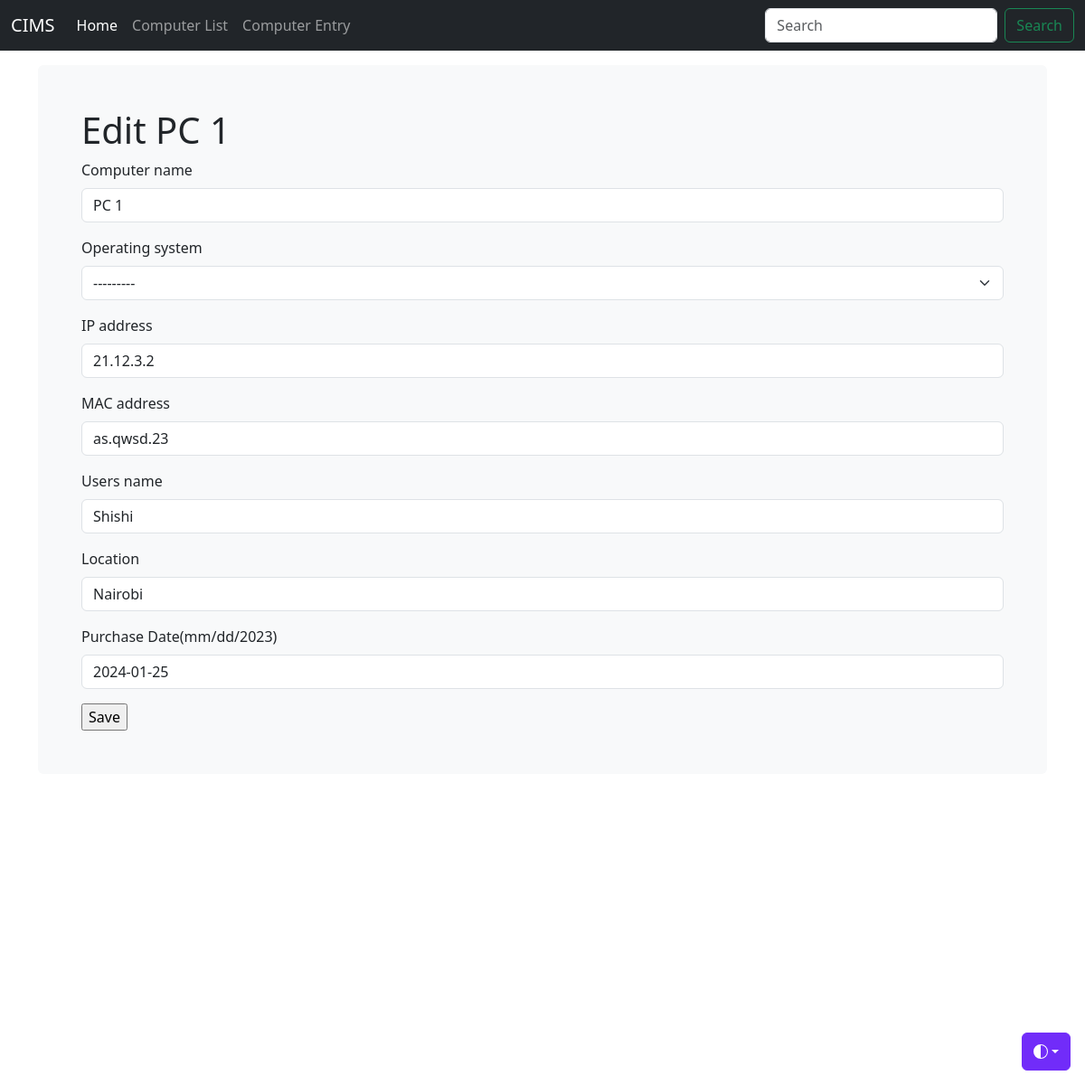
Before: /computer_list/1/ with the older database file.
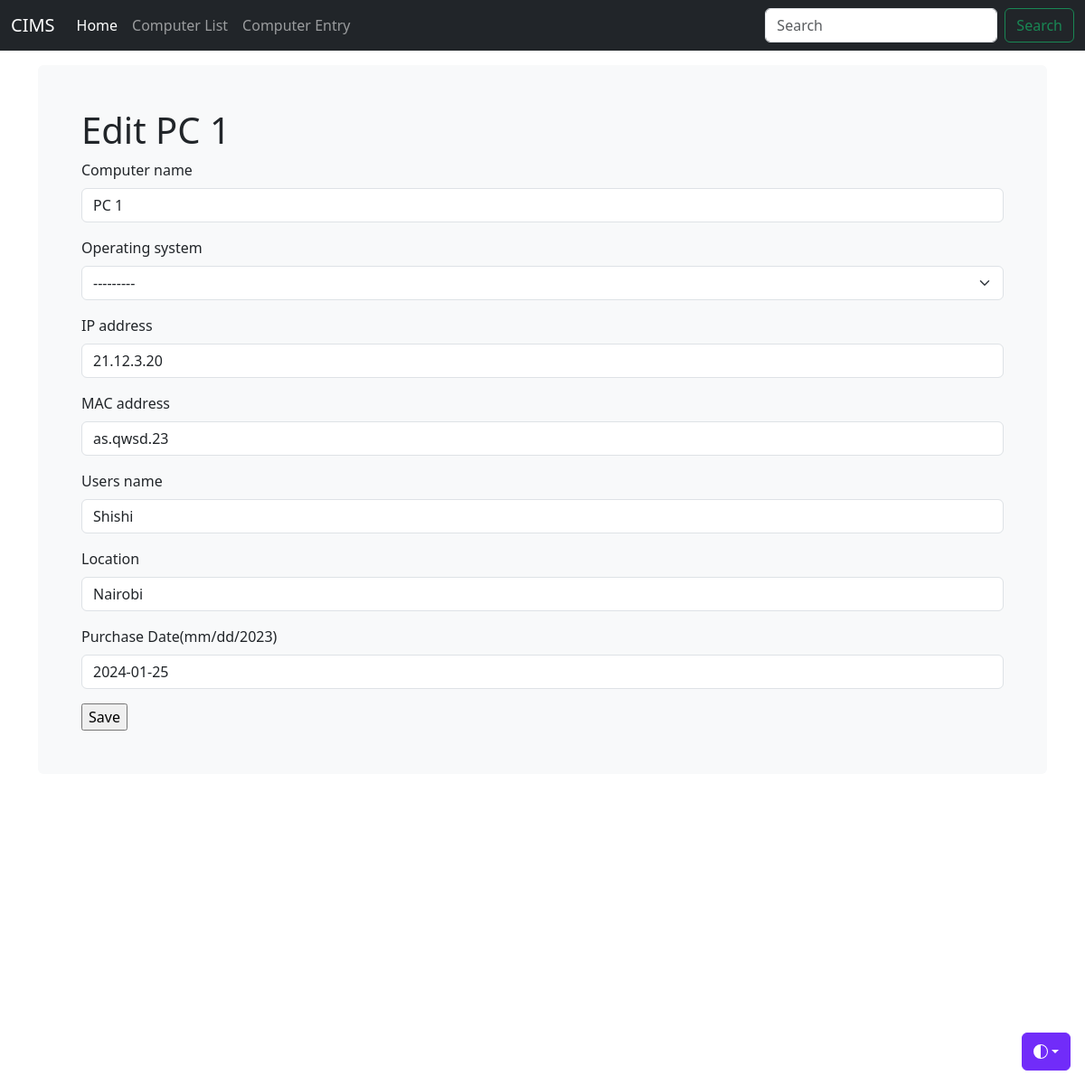
After: the same page with the newer database file.
### inventoryapp/models.py (models this page shows)
class Computer(models.Model):
    computer_name = models.CharField(max_length=30, blank=True)
    IP_address = models.CharField(max_length=30, blank=True)
    MAC_address = models.CharField(max_length=30, blank=True)
    os_choice = (
            ('Windows 11', 'Windows 11'),
            ('Windows 10', 'Windows 10'),
            ('Windows 8', 'Windows 8'),
            ('Linux', 'Linux'),
        )
    operating_system = models.CharField(max_length=30, blank=True, null=True, choices=os_choice)
    users_name = models.CharField(max_length=30, blank=True)
    location = models.CharField(max_length=30, blank=True)
    purchase_date=models.DateField("Purchase Date(mm/dd/2023)",auto_now_add=False, auto_now=False, blank=True, null=True)
    timestamp=models.DateField(auto_now_add=True, auto_now=False, blank=True)

### inventoryapp/views.py (the view)
# urls.py: re_path(r'^computer_list/(?P<id>\d+)/$', computer_edit, name='computer_edit'),
def computer_edit(request, id=None):
    instance = get_object_or_404(Computer, id=id)
    form = ComputerForm(request.POST or None, instance=instance)
    if form.is_valid():
        instance = form.save(commit=False)
        instance.save()
        return redirect('/computer_list')
    context = {
        "title": 'Edit ' + str(instance.computer_name),
        "instance": instance,
        "form": form,
    }
    return render(request, "computer_entry.html", context)

### inventoryapp/forms.py (shortened to what this page needs)
class ComputerForm(forms.ModelForm):
    class Meta:
        model = Computer
        fields = ['computer_name', 'operating_system','IP_address', 'MAC_address', 'users_name', 'location', 'purchase_date']

### inventoryapp/templates/computer_entry.html (shortened to what this page needs)
{% load static %} {% load django_bootstrap5 %}
<!DOCTYPE html>
<html lang="en" data-bs-theme="auto">
  <head>
    <link
      rel="stylesheet"
      href="https://cdn.jsdelivr.net/npm/@docsearch/css@3"
    />
    <link
      href="{% static 'css/bootstrap.min.css' %}"
      rel="stylesheet"
    />
    <link
      href="{% static 'js/jquery-ui-1.13.2/jquery-ui.min.css' %}"
      rel="stylesheet"
    />
    <link
      href="{% static 'js/jquery-ui-1.13.2/jquery-ui.structure.min.css' %}"
      rel="stylesheet"
    />
    <link
      href="{% static 'js/jquery-ui-1.13.2/jquery-ui.theme.min.css' %}"
      rel="stylesheet"
    />
    <link href="{% static 'css/stylesheet.css' %}" rel="stylesheet" />
    <link href="{% static 'css/navbar-fixed.css' %}" rel="stylesheet" />
  </head>
  <body>
    <div
      class="dropdown position-fixed bottom-0 end-0 mb-3 me-3 bd-mode-toggle"
    >
      <button
        class="btn btn-bd-primary py-2 dropdown-toggle d-flex align-items-center"
        id="bd-theme"
        type="button"
        aria-expanded="false"
        data-bs-toggle="dropdown"
        aria-label="Toggle theme (auto)"
      >
        <svg class="bi my-1 theme-icon-active" width="1em" height="1em">
          <use href="#circle-half"></use>
        </svg>
      </button>
    </div>
    {% include 'navbar.html' %}
    <main class="container">
      <div class="bg-body-tertiary p-5 rounded">
        <h1>{{ title }}</h1>
        <form method="post" action="">
          {% csrf_token %} {% for field in form %} {% bootstrap_field field %}
          {% endfor %}
          <input type="submit" value="Save" />
        </form>
      </div>
    </main>
  </body>
</html>

Changed rows visible on the page:
changed Computer "PC 1": IP_address "21.12.3.2" → "21.12.3.20"
